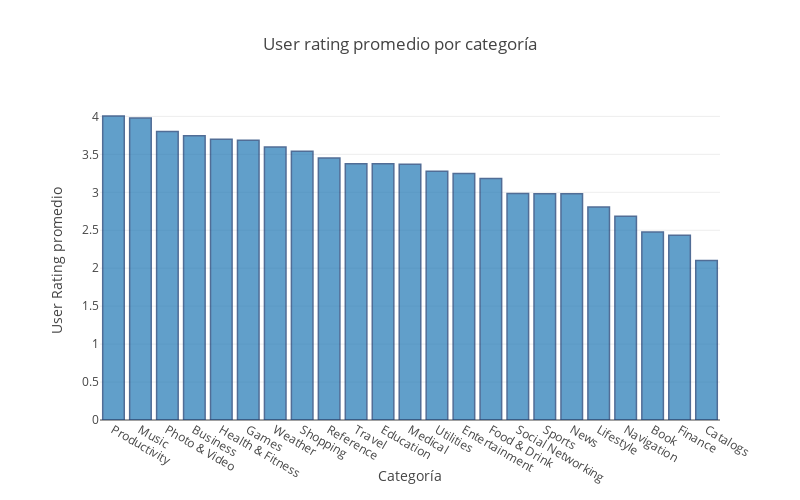

The notebook cell this image was saved under:
### Markdown cell above
Los resultados varían parecido en el caso de las apps pagas y de las gratuitas. En general vemos que la distribución de las puntuaciones de usuarios son parecidas en todas las categorías. 

Se puede destacar que para el caso de `entretenimiento` y `otros` sí se aprecian puntuaciones entre 1 y 2, mientras que en el resto de las categorías las puntuaciones más presentes son 0 y luego entre 3 y 5, generalmente los valores entre 1 y 2 son poco usados. De todos modos las distribuciones son parecidas tanto para pagas como no pagas.

Se puede notar que en las apps pagas, en el género *Education* hay mayor concentración en la puntuación 4 para las pagas, mientras que para las no pagas, entre los valors 3 y 5, la distribuión es mas pareja.

La mayoría de apps relacionadas a Redes sociales por amplia diferencia es gratis. No sería popular tener que pagar por una red social; ademas las redes sociales generan ingresos mediante publicidades, por lo que conviene tener una base amplia de usuarios, por más que eso signifique que ellos estén 'gratis'.


No perder de vista que todas las apps también pueden generar ingresos mediante *in app purchases*.

### Code cell
cnt_srs = apps[['prime_genre', 'user_rating']].groupby('prime_genre').mean()['user_rating'].sort_values(ascending=False)

trace = go.Bar(
    x = cnt_srs.index,
    y = cnt_srs.values,
    marker = dict(
        line = dict(color='rgb(8, 48, 107)',
                    width = 1.5)
    ),
    opacity = 0.7
)
data = [trace]

layout = go.Layout(
    title = 'User rating promedio por categoría',
    margin = dict(
        l = 100
    ),
    xaxis = dict(
        title = 'Categoría'
    ),
    yaxis = dict(
        title = 'User Rating promedio'
    ),
    width = 800,
    height = 500
)

fig = go.Figure(data=data, layout=layout)
py.iplot(fig)

### Figure 1 — Plotly figure (JSON) as saved in the notebook; plotly's stock layout.template omitted (floating-point values rounded to 4 significant figures)
{"data": [{"marker": {"line": {"color": "rgb(8, 48, 107)", "width": 1.5}}, "opacity": 0.7, "type": "bar", "uid": "45f240d8-b4da-4641-9193-a8012c4febac", "x": ["Productivity", "Music", "Photo & Video", "Business", "Health & Fitness", "Games", "Weather", "Shopping", "Reference", "Travel", "Education", "Medical", "Utilities", "Entertainment", "Food & Drink", "Social Networking", "Sports", "News", "Lifestyle", "Navigation", "Book", "Finance", "Catalogs"], "y": [4.006, 3.978, 3.801, 3.746, 3.7, 3.685, 3.597, 3.541, 3.453, 3.377, 3.376, 3.37, 3.278, 3.247, 3.183, 2.985, 2.982, 2.98, 2.806, 2.685, 2.478, 2.433, 2.1]}], "layout": {"height": 500, "margin": {"l": 100}, "title": "User rating promedio por categoría", "width": 800, "xaxis": {"autorange": true, "range": [-0.5, 22.5], "title": "Categoría", "type": "category"}, "yaxis": {"autorange": true, "range": [0, 4.216], "title": "User Rating promedio", "type": "linear"}}}
